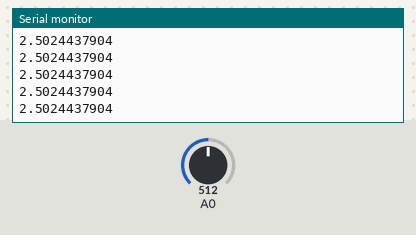
Recording of a sketch running on a simulated Arduino Uno, built with avr-gcc and run on an emulated ATmega328P. Shown: the last lines printed to the serial monitor. The inputs (shaded band) are chosen by the test bench; at power-on: A0 = 512.

Above: at 1.2 s.
1.3 s: A0 set to 716
At 2.2 s:
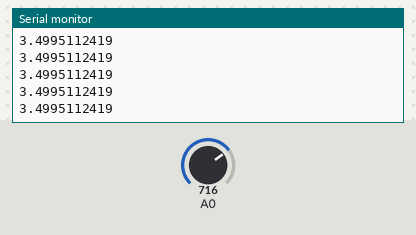
2.8 s: A0 set to 900
At 3.8 s:
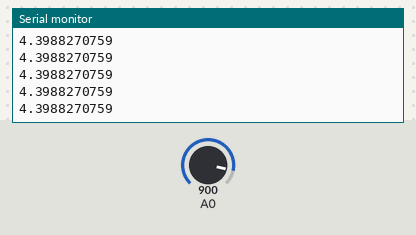
Timing chart, 0 to 5.8 s (numbered marks = the images above; inputs shaded):
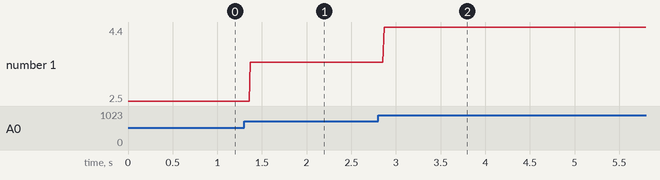

The sketch:

voltage.ino
```cpp
void setup()
{
  // initialize serial communication at 9600 bits per second:
  Serial.begin(9600);
}

void loop()
{

  // Read analog pin 0
  int sensor_value = analogRead(A0);

  // Convert the analog reading (which goes from 0 - 1023) to a voltage (0 - 5V):
  float voltage = sensor_value * (5.0 / 1023.0);

  // Print value on serial port as float
  Serial.println(voltage, DEC);

  // Wait 10 ms
  delay(10);

}
```

Measured:
- after the input at 1.3 s, the serial monitor: prints a new line after 0.07 s (image 1)
- after the input at 2.8 s, the serial monitor: prints a new line after 0.07 s (image 2)
- plotted number 1: 2.5 → 3.5 after the input at 1.3 s, 3.5 → 4.4 after the input at 2.8 s
